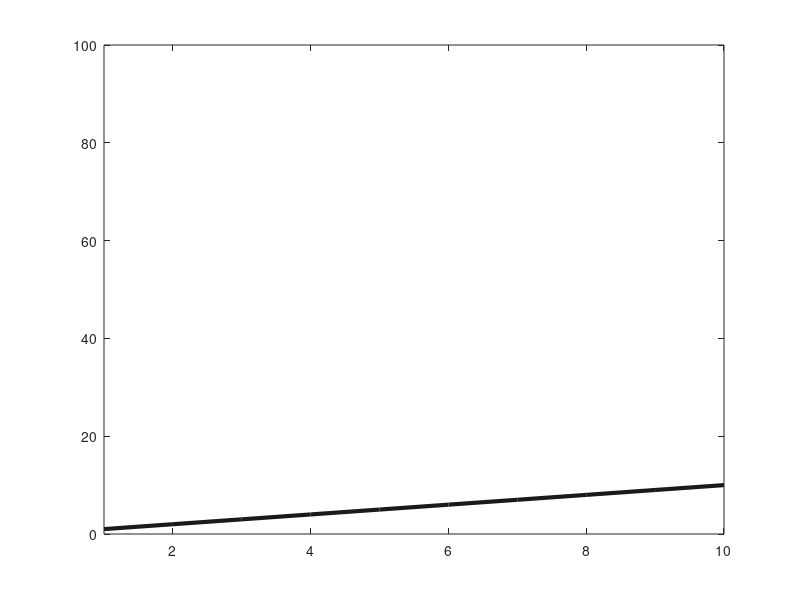
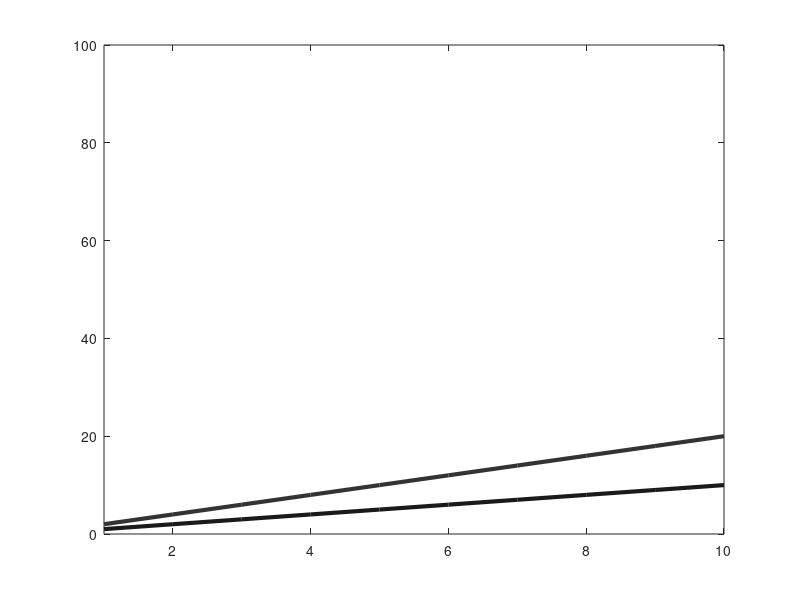
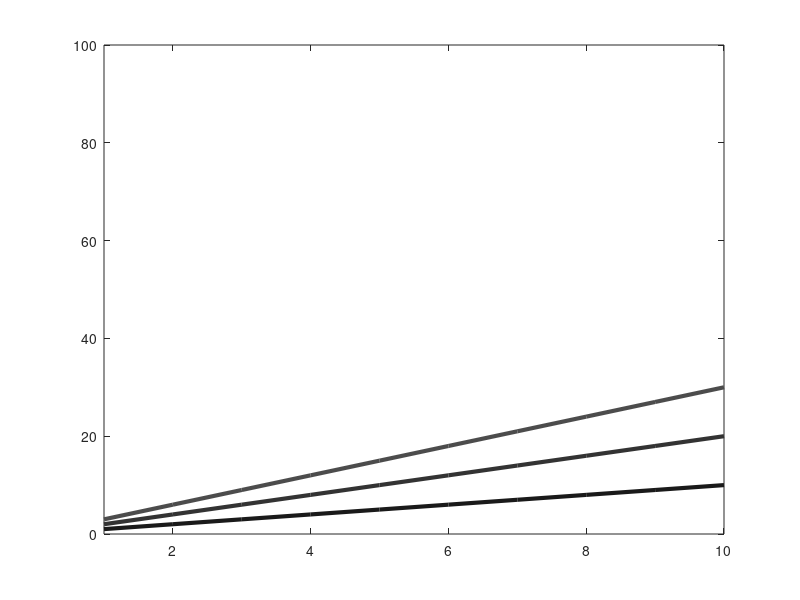
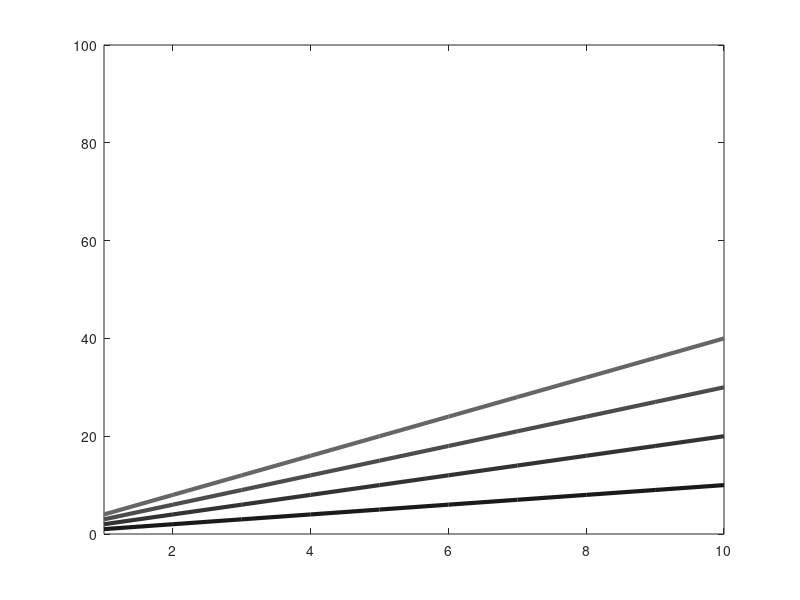

These figures' MATLAB source, in order:
clear;clf

x = [1:10];
y = [1:10];
for frame = 1:10
   
   % Ca is a three-element (rgb) array used as an argument to
   % plot for the line color.
   Ca = [frame/10 frame/10 frame/10];
   plot(x,y*frame,'-','LineWidth',3,'Color',Ca);
   hold on; % Don't clear figure when next plot command issued.

   % Tells MATLAB to render immediately.  If this is not done,
   % and plots happen quickly, MATLAB may wait until things slow down
   % before rendering.
   drawnow; 

   % Uncomment the following to make MATLAB wait until you 
   % hit enter to show the next plot.  Useful for debugging.
   %input('Continue?');

   % Set axis limits.  See help axis.
   axis([1 10 0 100]);

   % Create a filename for the image.  %02d means "a 2 digit integer that is
   % zero padded, e.g., 01, 02, 03, ...
   fname = sprintf('lines_%02d.png',frame)

   print('-dpng',fname);
end